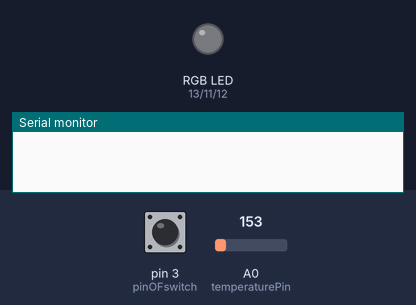
Bench run of a sketch on a simulated Arduino Uno, built with avr-gcc and run on an emulated ATmega328P. On the bench: an RGB LED mixed from three pins (HIGH = lit), the last lines printed to the serial monitor. Dashed ring = blinking. Inputs (shaded band) come from the test bench; at power-on: pin 3 (pinOFswitch) LOW, A0 (temperaturePin) = 153.

Above: at 1.2 s.
1.3 s: pin 3 (pinOFswitch) pulled HIGH for 3.2 s
At 1.9 s:
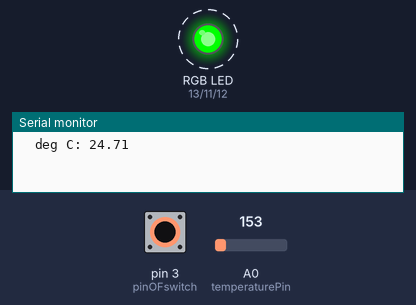
Timing chart, 0 to 5.2 s (numbered marks = the images above; inputs shaded):
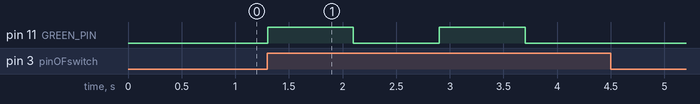

Measured:
- after the input at 1.3 s, pin 11 (GREEN_PIN): alternates HIGH for 0.80 s and LOW for 0.80 s, 4 changes in all, then stays LOW, starting at once

The sketch:

termostat.ino
```cpp
//Following code was taken for inspiration to know how to use temparature measure: http://dlnmh9ip6v2uc.cloudfront.net/datasheets/Sensors/Temp/TMP35_36_37.pdf


//Analog pin 0 used for temparature component
const int temperaturePin = A0;

//Digital pin 3 is used for the switch
const int pinOFswitch = 3;

//Red, Green and Blue pins for the RGB Light
const int RED_PIN = 13;
const int GREEN_PIN = 11;
const int BLUE_PIN = 12;

// length of time each color is displayed
const int DISPLAY_TIME = 800;

//Value State
int ValueOFswitch = 0;

void setup() {
	//Sset baud rate to 9600 bits per second (bps)
	Serial.begin(9600);

  	//Set Pins for Switch and RGB Light
  	pinMode(RED_PIN, OUTPUT);
  	pinMode(GREEN_PIN, OUTPUT);
  	pinMode(BLUE_PIN, OUTPUT);
  	pinMode(pinOFswitch, INPUT);
}


void loop() {

  //Read out value of Switch
  ValueOFswitch = digitalRead(pinOFswitch);

  //Check if Switch is ON
  if (ValueOFswitch == HIGH)
  {
    float voltage, degreesC;

    //Measure the voltage from the analog pin
	voltage = (analogRead(temperaturePin) * 0.004882814);

    // Convert the voltage to degrees Celsius
	degreesC = (voltage - 0.5) * 100.0;

	//Print out the Degrees in the Serial Monitor
	Serial.print("  deg C: ");
	Serial.print(degreesC);

    //Set the right color for the Teparature
    //If it's cold the Light will be white (lower than 0 Degree Celcius)
    //If it's normal the light will be green (between 0 and 30 Degree Celcius)
    //If it's warm the light will be yellow (between 30 and 50 Degree Celcius)
    //If it's hot the Light will be red (between 50 and 100 Degree Celcius)
    //IF it's very hot the light will be violet! (<over 100 Degree Celcius)
    setColor(degreesC);
  }

}


void setColor(int degreesC)
{

  if (degreesC <= 0){
    //Put RGB Light to White (turn all the LEDs on)
  	digitalWrite(RED_PIN, HIGH);
  	digitalWrite(GREEN_PIN, HIGH);
  	digitalWrite(BLUE_PIN, HIGH);
    //How long the light will be displayed
  	delay(DISPLAY_TIME);

  } else if (degreesC >= 0 && degreesC <= 30){
      //Put RGB Light to Green
      digitalWrite(RED_PIN, LOW);
      digitalWrite(GREEN_PIN, HIGH);
      digitalWrite(BLUE_PIN, LOW);
      delay(DISPLAY_TIME);

  } else if (degreesC > 30 && degreesC <= 50){
      //Put RGB Light to Yellow (Red and Green)
      digitalWrite(RED_PIN, HIGH);
      digitalWrite(GREEN_PIN, HIGH);
      digitalWrite(BLUE_PIN, LOW);
      delay(DISPLAY_TIME);

  }else if (degreesC > 50 && degreesC <= 100){
    //Put RGB Light to Red
  	digitalWrite(RED_PIN, HIGH);
  	digitalWrite(GREEN_PIN, LOW);
  	digitalWrite(BLUE_PIN, LOW);
  	delay(DISPLAY_TIME);

  }else if (degreesC > 100){
    //Put RGB Light to Purple
  	digitalWrite(RED_PIN, HIGH);
  	digitalWrite(GREEN_PIN, LOW);
  	digitalWrite(BLUE_PIN, HIGH);
  	delay(DISPLAY_TIME);

  }

  // all LEDs off
  digitalWrite(RED_PIN, LOW);
  digitalWrite(GREEN_PIN, LOW);
  digitalWrite(BLUE_PIN, LOW);
  delay(DISPLAY_TIME);
}
```
